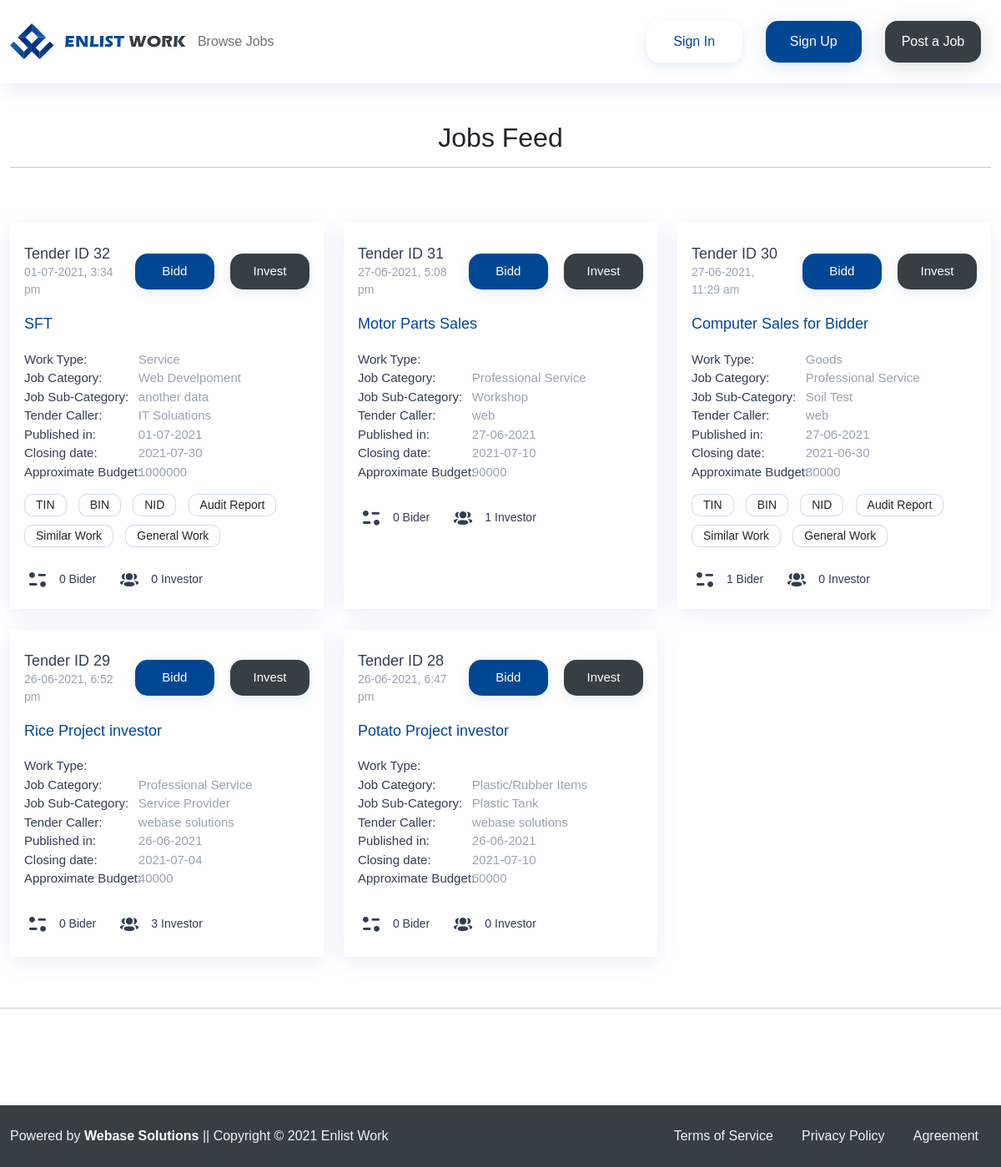
Screenshot of /index.php/browse_job/browse_job_all with the database file from the repository.
### tables this page shows
CREATE TABLE `job_post` (
  `id` int(11) NOT NULL,
  `user_id` int(10) NOT NULL,
  `job_title` varchar(500) NOT NULL,
  `work_authority` varchar(191) NOT NULL,
  `work_category_id` varchar(191) NOT NULL,
  `sub_category_id` varchar(191) NOT NULL,
  `approximate_budget` varchar(100) DEFAULT NULL,
  `signup_date` varchar(191) NOT NULL,
  `work_completion_date` varchar(191) NOT NULL,
  `work_description` varchar(2000) NOT NULL,
  `qualifications` varchar(2000) NOT NULL,
  `terms_condition` varchar(2000) NOT NULL,
  `publish_date` varchar(191) NOT NULL,
  `submit_date` varchar(191) NOT NULL,
  `priority_of_works` varchar(191) NOT NULL,
  `need_bidder` varchar(100) DEFAULT NULL,
  `work_type_bidder` varchar(100) DEFAULT NULL,
  `spec` varchar(100) DEFAULT NULL,
  `catalog` varchar(100) DEFAULT NULL,
  `time` varchar(100) DEFAULT NULL,
  `workprocess` varchar(100) DEFAULT NULL,
  `manpower` varchar(100) DEFAULT NULL,
  `quotation` varchar(100) DEFAULT NULL,
  `tin_bidder` varchar(100) DEFAULT NULL,
  `bin_bidder` varchar(100) DEFAULT NULL,
  `nid_bidder` varchar(100) DEFAULT NULL,
  `taxreturn_bidder` varchar(100) DEFAULT NULL,
  `trade_licence_bidder` varchar(255) DEFAULT NULL,
  `audit_report_bidder` varchar(100) DEFAULT NULL,
  `audit_year_bidder` int(100) DEFAULT NULL,
  `similar_work_bidder` varchar(100) DEFAULT NULL,
  `similar_work_years_bidder` varchar(250) DEFAULT NULL,
  `similar_work_amount_bidder` varchar(250) DEFAULT NULL,
  `similar_work_exp_type_bidder` varchar(250) DEFAULT NULL,
  `work_order` varchar(191) DEFAULT NULL,
  `general_work_bidder` varchar(100) DEFAULT NULL,
  `security_bidder` varchar(100) DEFAULT NULL,
  `need_investor` varchar(100) DEFAULT NULL,
  `work_type_investor` varchar(100) DEFAULT NULL,
  `tin_investor` varchar(100) DEFAULT NULL,
  `bin_investor` varchar(100) DEFAULT NULL,
  `nid_investor` varchar(100) DEFAULT NULL,
  `taxreturn_investor` varchar(100) DEFAULT NULL,
  `trade_licence_investor` varchar(191) DEFAULT NULL,
  `audit_report_investor` varchar(100) DEFAULT NULL,
  `audit_year_investor` int(100) DEFAULT NULL,
  `similar_work_investor` varchar(100) DEFAULT NULL,
  `similar_work_years_investor` varchar(50) DEFAULT NULL,
  `similar_work_amount_investor` varchar(50) DEFAULT NULL,
  `similar_work_exp_type_investor` varchar(50) DEFAULT NULL,
  `general_work_investor` varchar(100) DEFAULT NULL,
  `investor_required` varchar(100) DEFAULT NULL,
  `investment_amount` varchar(100) DEFAULT NULL,
  `profit_share` varchar(100) DEFAULT NULL,
  `security_investor` varchar(100) DEFAULT NULL,
  `status` int(10) NOT NULL DEFAULT 1,
  `date_and_time` varchar(100) NOT NULL,
  `work_description_file` varchar(200) DEFAULT NULL,
  `qualifications_file` varchar(200) DEFAULT NULL,
  `terms_and_conditions_file` varchar(100) DEFAULT NULL,
  `remarks` varchar(10) NOT NULL,
  `boosted` int(11) NOT NULL
);

CREATE TABLE `master_category` (
  `id` int(10) NOT NULL,
  `category_name` varchar(60) NOT NULL,
  `status` int(10) NOT NULL
);

CREATE TABLE `master_sub_category` (
  `id` int(10) NOT NULL,
  `category_id` int(60) NOT NULL,
  `sub_category_name` varchar(60) NOT NULL,
  `status` int(10) NOT NULL
);

CREATE TABLE `basic` (
  `id` int(10) NOT NULL,
  `user_id` int(10) NOT NULL,
  `organization_name` varchar(500) NOT NULL,
  `office_address` varchar(500) NOT NULL,
  `web_address` varchar(100) NOT NULL,
  `official_contact` varchar(500) NOT NULL,
  `nid_card` varchar(100) NOT NULL,
  `tin` varchar(400) NOT NULL,
  `bin` varchar(300) NOT NULL,
  `established` varchar(20) NOT NULL,
  `number_of_employees` varchar(100) NOT NULL,
  `years_of_experiences` varchar(100) NOT NULL,
  `publisher` varchar(10) DEFAULT NULL,
  `investor` varchar(10) DEFAULT NULL,
  `bidder` varchar(10) DEFAULT NULL,
  `business_type` int(10) NOT NULL COMMENT '1=Govt,2=Private/Ltd/Group of Company,3=NGO/NPO,4=Individual',
  `company_logo` varchar(30) NOT NULL,
  `created_by` int(20) NOT NULL,
  `date_and_time` varchar(100) NOT NULL,
  `remarks` varchar(10) NOT NULL
);

### application/views/web/browse-job/browse_job_tpl.php (called while the page is built, shortened)
<?php $this->load->view('web/includes/head.php'); ?>
<?php $this->load->view('web/includes/menu.php'); ?>
<?php $this->load->view('web/browse-job/browse_job_home.php'); ?>

### application/controllers/Browse_job.php (called while the page is built, shortened)
<?php
class Browse_job extends CI_Controller
{
    public function __construct()
    {
        $this->load->model('Browse_job_model');
        $this->load->model('Job_view_model');
    }
    public function browse_job_all()
    {
        $this->load->library("pagination");
        $config = array();
        $config["base_url"] = base_url() . "browse_job/browse_job_all";
        $sub_category_id = $this->input->post('sub_category_id');
        $search_data = $this->input->post('search_data');
        $data['all_category'] = $this->Main_model->getValue("", 'master_category', '*', "id desc");
        if ($sub_category_id) {
            $result = $this->Browse_job_model->countAllByCategory($sub_category_id);
            $config["total_rows"] = $result->total_rows;
        } else {
            $result = $this->Browse_job_model->countAll();
            $config["total_rows"] = $result->total_rows;
        }
        $config['per_page'] = 5;
        $config['uri_segment'] = 3;
        $config['num_links'] = 2;
        $this->pagination->initialize($config);
        $page = ($this->uri->segment(3)) ? $this->uri->segment(3) : 0;
        if ($sub_category_id) {
            $data['all_jobs'] = $this->Browse_job_model->select_all_active_category_wise_job($config["per_page"], $page, $sub_category_id);
        } else {
            $data["all_jobs"] = $this->Browse_job_model->browse_active_job($config["per_page"], $page);
        }
        $data["links"] = $this->pagination->create_links();
        if ($this->input->is_ajax_request()) {
            $this->load->view('web/browse-job/per_page_browse_job', $data);
        } else {
            $this->load->view('web/browse-job/browse_job_tpl', $data);
        }
    }
}

### index.php (called while the page is built, shortened)
<?php
require_once BASEPATH.'core/CodeIgniter.php';

### application/models/Browse_job_model.php (called while the page is built, shortened)
<?php
class Browse_job_model extends CI_Model
{
    public function browse_active_job($limit, $start)
    {
        $this->db->limit($limit, $start);
        $this->db->select('job_post.*,basic.organization_name,master_category.category_name, master_sub_category.sub_category_name,master_work_authority.work_authority_name');
        $this->db->where('job_post.status', 2);
        $this->db->join('basic', 'basic.user_id = job_post.user_id', 'left');
        $this->db->join('master_category', 'master_category.id = job_post.work_category_id', 'left');
        $this->db->join('master_sub_category', 'master_sub_category.id = job_post.sub_category_id', 'left');
        $this->db->join('master_work_authority', 'master_work_authority.id = job_post.work_authority', 'left');
        $this->db->order_by('job_post.id', "desc");
        $query_result = $this->db->get('job_post');
        $result = $query_result->result();
        return $result;
    }
    public function countAll()
    {
        $this->db->select('count(id) total_rows');
        $this->db->where('job_post.status', 2);
        $query_result = $this->db->get('job_post');
        $result = $query_result->row();
        return $result;
    }
}

### application/models/Job_view_model.php (called while the page is built, shortened)
<?php
class Job_view_model extends CI_Model
{
    public function select_legal_information($id)
    {
        $this->db->select('*');
        $this->db->where('id', $id);
        $query_result = $this->db->get('job_post');
        $result = $query_result->row();
        return $result;
    }
    public function select_all_job_apply_bidder($id)
    {
        $this->db->select('count(id) total');
        $this->db->where('post_id', $id);
        $this->db->where('job_type', 1);
        $query_result = $this->db->get('job_apply');
        $result = $query_result->row();
        return $result;
    }
    public function select_all_job_apply_investor($id)
    {
        $this->db->select('count(id) total');
        $this->db->where('post_id', $id);
        $this->db->where('job_type', 2);
        $query_result = $this->db->get('job_apply');
        $result = $query_result->row();
        return $result;
    }
}

### application/views/web/browse-job/browse_job_home.php (the view, shortened to what this page needs)
 <main>
<section class="newjobs-area">
        <div class="container">
 <br><br>
             <br><br>
             <center><h2>Jobs Feed</h2></center>
             <hr>
                <div class="findwork-alljob">
                    <div id="ajaxdata" class="row">
                        <?php
                        if ($all_jobs) {
                            foreach ($all_jobs as $v_all_job) { ?>
                                <div class="col-lg-4 col-md-4">
                                <div class="findwork-singlejob">
                                    <div class="singlejob-time">
                                        <div class="singlejob-ids">
                                            <h4>Tender ID <?php echo $v_all_job->id; ?></h4>
                                            <p><?php echo $v_all_job->date_and_time; ?></p>
                                        </div>
                                        <div class="singlejob-anchors">
                                            <a href="<?php echo base_url() ?>welcome/sign_in">Bidd</a>
                                            <a href="<?php echo base_url() ?>welcome/sign_in">Invest</a>
                                        </div>
                                    </div>
                                    <h4><a href="#"><?php echo $v_all_job->job_title; ?></a></h4>
                                    <div class="singlejob-feature">
                                        <ul>
                                            <li>Work Type: <span>
                                            <?php
                                            if ($v_all_job->work_type_bidder == 1) {
                                                echo "Goods";
                                            } else if ($v_all_job->work_type_bidder == 2) {
                                                echo "Service";
                                            } else if ($v_all_job->work_type_bidder == 3) {
                                                echo "Work";
                                            } else if ($v_all_job->work_type_bidder == 4) {
                                                echo "Others";
                                            } ?>
                                        </span>
                                            </li>
                                            <li>Job Category: <span><?php echo $v_all_job->category_name; ?></span></li>
                                            <li>Job Sub-Category: <span><?php echo $v_all_job->sub_category_name; ?></span>
                                            </li>
                                            <li>Tender Caller: <span><?php echo $v_all_job->organization_name; ?></span>
                                            </li>
                                            <li>Published in: <span><?php echo $v_all_job->publish_date; ?></span></li>
                                            <li>Closing date: <span><?php echo $v_all_job->submit_date; ?></span></li>
                                            <li>Approximate Budget:
                                                <span><?php echo $v_all_job->approximate_budget; ?></span>
                                            </li>
                                        </ul>
                                    </div>
                                    <div class="singlejob-tags">
                                        <ul>
                                            <?php
                                            $legal = $this->Job_view_model->select_legal_information($v_all_job->id);
                                            ?>
                                            <?php if ($legal->tin_bidder) { ?>
                                                <li><a><?php echo $legal->tin_bidder; ?></a></li>
                                            <?php } ?>
                                            <?php if ($legal->bin_bidder) { ?>
                                                <li><a><?php echo $legal->bin_bidder; ?></a></li>
                                            <?php } ?>
                                            <?php if ($legal->nid_bidder) { ?>
                                                <li><a><?php echo $legal->nid_bidder; ?></a></li>
                                            <?php } ?>
                                            <?php if ($legal->audit_report_bidder == 1) { ?>
                                                <li><a><?php echo "Audit Report"; ?></a></li>
                                            <?php } ?>
                                            <?php if ($legal->similar_work_bidder == 1) { ?>
                                                <li><a><?php echo "Similar Work"; ?></a></li>
                                            <?php } ?>
                                            <?php if ($legal->general_work_bidder == 1) { ?>
                                                <li><a><?php echo "General Work"; ?></a></li>
                                            <?php } ?>
                                        </ul>
                                    </div>
                                    <div class="singlejob-pay">
                                        <?php
                                        $bidder_count = $this->Job_view_model->select_all_job_apply_bidder($v_all_job->id);
                                        $investor_count = $this->Job_view_model->select_all_job_apply_investor($v_all_job->id);
                                        ?>
                                        <ul>
                                            <li><a href="#"><img src="<?php echo base_url() ?>web_assets/images/bidder.png"
                                                                 alt="image">
                                                    <?php echo $bidder_count->total; ?>
                                                    Bider</a></li>
                                            <li><a href="#"><img
                                                        src="<?php echo base_url() ?>web_assets/images/investor.png"
                                                        alt="image"> <?php echo $investor_count->total; ?> Investor</a>
                                            </li>
                                        </ul>
                                    </div>
                                </div>
                                </div>
                            <?php } ?>
                        <?php } else { ?>
                            <p>Sorry..!! There is no such jobs....</p>
                        <?php } ?>
                    </div>
                </div>
            </div>
            <br>
            <hr>
</section>
</main>

### rows the page displays
job_post: id "32", date_and_time "01-07-2021, 3:34 pm", job_title "SFT", work_type_bidder "Service", master_category.category_name "Web Develpoment", master_sub_category.sub_category_name "another data", basic.organization_name "IT Soluations", publish_date "01-07-2021", submit_date "2021-07-30", approximate_budget "1000000", tin_bidder "TIN", bin_bidder "BIN", nid_bidder "NID", audit_report_bidder "Audit Report", similar_work_bidder "Similar Work", general_work_bidder "General Work", total "0"
job_post: id "31", date_and_time "27-06-2021, 5:08 pm", job_title "Motor Parts Sales", master_category.category_name "Professional Service", master_sub_category.sub_category_name "Workshop", basic.organization_name "web", publish_date "27-06-2021", submit_date "2021-07-10", approximate_budget "90000", total "0", total "1"
job_post: id "30", date_and_time "27-06-2021, 11:29 am", job_title "Computer Sales for Bidder", work_type_bidder "Goods", master_category.category_name "Professional Service", master_sub_category.sub_category_name "Soil Test", basic.organization_name "web", publish_date "27-06-2021", submit_date "2021-06-30", approximate_budget "80000", tin_bidder "TIN", bin_bidder "BIN", nid_bidder "NID", audit_report_bidder "Audit Report", similar_work_bidder "Similar Work", general_work_bidder "General Work", total "1", total "0"
job_post: id "29", date_and_time "26-06-2021, 6:52 pm", job_title "Rice Project investor", master_category.category_name "Professional Service", master_sub_category.sub_category_name "Service Provider", basic.organization_name "webase solutions", publish_date "26-06-2021", submit_date "2021-07-04", approximate_budget "40000", total "0", total "3"
job_post: id "28", date_and_time "26-06-2021, 6:47 pm", job_title "Potato Project investor", master_category.category_name "Plastic/Rubber Items", master_sub_category.sub_category_name "Plastic Tank", basic.organization_name "webase solutions", publish_date "26-06-2021", submit_date "2021-07-10", approximate_budget "60000", total "0"
